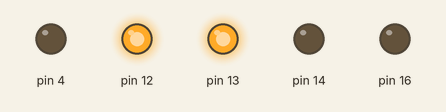
This sketch was run on a simulated Arduino Uno, built with avr-gcc and run on an emulated ATmega328P. Shown: output pins drawn as LEDs (lit = HIGH).

Above: at 0.15 s.
At 0.25 s:
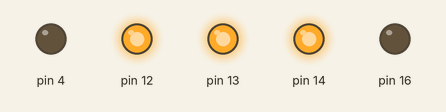
At 1.6 s:
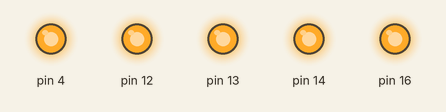
At 2.85 s:
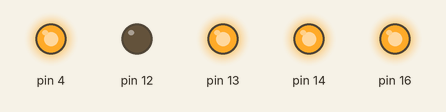
At 3.8 s:
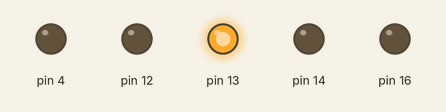
At 4.95 s:
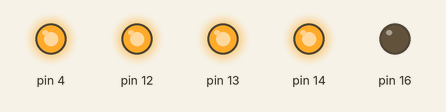
Timing chart, 0 to 6.0 s (numbered marks = the images above):
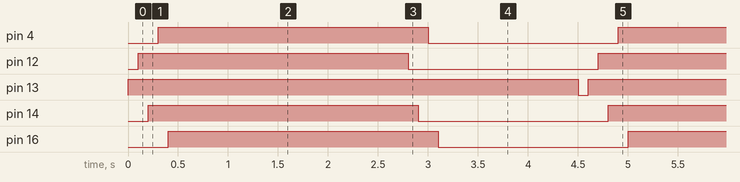

Measured:
- by itself, pin 4, pin 12, pin 14, pin 16: alternates HIGH for 2.7 s and LOW for 1.9 s
- by itself, pin 13: alternates HIGH for 4.5 s and LOW for 0.10 s
- by itself, everything shown: repeats every 4.6 s, in 10 steps

The sketch:

DiscoLights3.ino
```cpp
void setup() {
  // put your setup code here, to run once:
  pinMode(13, OUTPUT);
  pinMode(12, OUTPUT);
  pinMode(14, OUTPUT);
  pinMode(4, OUTPUT);
  pinMode(16, OUTPUT);
}

void loop() {
  // put your main code here, to run repeatedly:
  digitalWrite(13, HIGH);
  delay(100);

  digitalWrite(12, HIGH);
  delay(100);

  digitalWrite(14, HIGH);
  delay(100);

  digitalWrite(4, HIGH);
  delay(100);

  digitalWrite(16, HIGH);
  delay(1000);

  analogWrite(16, 150);
  delay(100);

  analogWrite(4, 150);
  delay(100);

  analogWrite(14, 150);
  delay(100);

  analogWrite(12, 150);
  delay(100);

  analogWrite(13, 150);
  delay(1000);

  analogWrite(12, 25);
  delay(100);

  analogWrite(14, 25);
  delay(100);

  analogWrite(4, 25);
  delay(100);

  analogWrite(16, 25);
  delay(1000);

  digitalWrite(16, LOW);
  delay(100);

  digitalWrite(4, LOW);
  delay(100);

  digitalWrite(14, LOW);
  delay(100);

  digitalWrite(12, LOW);
  delay(100);

  digitalWrite(13, LOW);
  delay(100);
}
```
